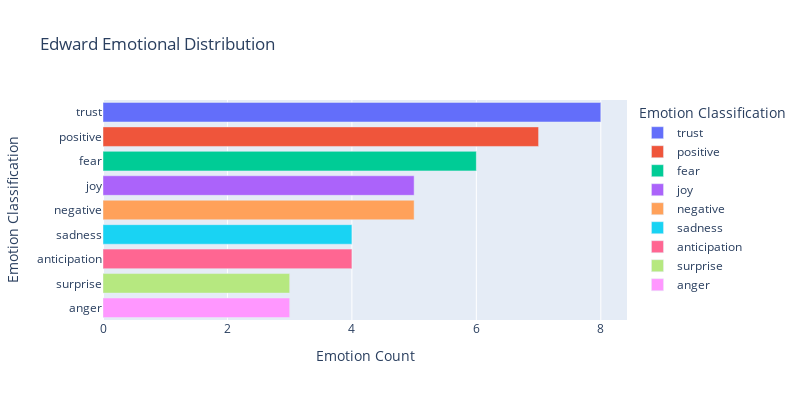
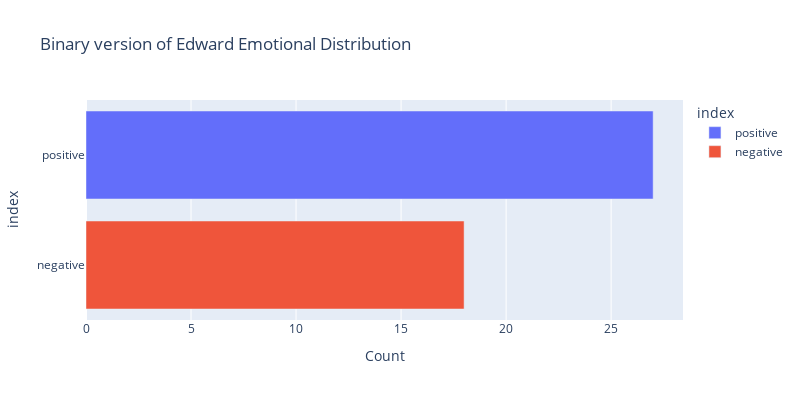

Here is the notebook cell these charts were saved with, in order:
### Markdown cell above
#### Ed

### Code cell
ed_emo_df = dict_to_df(ed_emo)
print(ed_emo_df)
print(visualize_df(ed_emo_df, x='Emotion Count', y='Emotion Classification', title="Edward Emotional Distribution")) #27/45 = 0.6
print(visualize_df(multi_2_binary_df(ed_emo_df, multiclass_to_binary_count(ed_emo_df, 0)), x="Count", y= "index", title="Binary version of Edward Emotional Distribution"))

### Figure 1 — Plotly figure (JSON) as saved in the notebook; plotly's stock layout.template omitted (floating-point values rounded to 4 significant figures)
{"data": [{"alignmentgroup": "True", "hovertemplate": "Emotion Classification=%{y}<br>Emotion Count=%{x}<extra></extra>", "legendgroup": "trust", "marker": {"color": "#636efa", "pattern": {"shape": ""}}, "name": "trust", "offsetgroup": "trust", "orientation": "h", "showlegend": true, "textposition": "auto", "type": "bar", "x": [8], "xaxis": "x", "y": ["trust"], "yaxis": "y"}, {"alignmentgroup": "True", "hovertemplate": "Emotion Classification=%{y}<br>Emotion Count=%{x}<extra></extra>", "legendgroup": "positive", "marker": {"color": "#EF553B", "pattern": {"shape": ""}}, "name": "positive", "offsetgroup": "positive", "orientation": "h", "showlegend": true, "textposition": "auto", "type": "bar", "x": [7], "xaxis": "x", "y": ["positive"], "yaxis": "y"}, {"alignmentgroup": "True", "hovertemplate": "Emotion Classification=%{y}<br>Emotion Count=%{x}<extra></extra>", "legendgroup": "fear", "marker": {"color": "#00cc96", "pattern": {"shape": ""}}, "name": "fear", "offsetgroup": "fear", "orientation": "h", "showlegend": true, "textposition": "auto", "type": "bar", "x": [6], "xaxis": "x", "y": ["fear"], "yaxis": "y"}, {"alignmentgroup": "True", "hovertemplate": "Emotion Classification=%{y}<br>Emotion Count=%{x}<extra></extra>", "legendgroup": "joy", "marker": {"color": "#ab63fa", "pattern": {"shape": ""}}, "name": "joy", "offsetgroup": "joy", "orientation": "h", "showlegend": true, "textposition": "auto", "type": "bar", "x": [5], "xaxis": "x", "y": ["joy"], "yaxis": "y"}, {"alignmentgroup": "True", "hovertemplate": "Emotion Classification=%{y}<br>Emotion Count=%{x}<extra></extra>", "legendgroup": "negative", "marker": {"color": "#FFA15A", "pattern": {"shape": ""}}, "name": "negative", "offsetgroup": "negative", "orientation": "h", "showlegend": true, "textposition": "auto", "type": "bar", "x": [5], "xaxis": "x", "y": ["negative"], "yaxis": "y"}, {"alignmentgroup": "True", "hovertemplate": "Emotion Classification=%{y}<br>Emotion Count=%{x}<extra></extra>", "legendgroup": "sadness", "marker": {"color": "#19d3f3", "pattern": {"shape": ""}}, "name": "sadness", "offsetgroup": "sadness", "orientation": "h", "showlegend": true, "textposition": "auto", "type": "bar", "x": [4], "xaxis": "x", "y": ["sadness"], "yaxis": "y"}, {"alignmentgroup": "True", "hovertemplate": "Emotion Classification=%{y}<br>Emotion Count=%{x}<extra></extra>", "legendgroup": "anticipation", "marker": {"color": "#FF6692", "pattern": {"shape": ""}}, "name": "anticipation", "offsetgroup": "anticipation", "orientation": "h", "showlegend": true, "textposition": "auto", "type": "bar", "x": [4], "xaxis": "x", "y": ["anticipation"], "yaxis": "y"}, {"alignmentgroup": "True", "hovertemplate": "Emotion Classification=%{y}<br>Emotion Count=%{x}<extra></extra>", "legendgroup": "surprise", "marker": {"color": "#B6E880", "pattern": {"shape": ""}}, "name": "surprise", "offsetgroup": "surprise", "orientation": "h", "showlegend": true, "textposition": "auto", "type": "bar", "x": [3], "xaxis": "x", "y": ["surprise"], "yaxis": "y"}, {"alignmentgroup": "True", "hovertemplate": "Emotion Classification=%{y}<br>Emotion Count=%{x}<extra></extra>", "legendgroup": "anger", "marker": {"color": "#FF97FF", "pattern": {"shape": ""}}, "name": "anger", "offsetgroup": "anger", "orientation": "h", "showlegend": true, "textposition": "auto", "type": "bar", "x": [3], "xaxis": "x", "y": ["anger"], "yaxis": "y"}], "layout": {"barmode": "relative", "height": 400, "legend": {"title": {"text": "Emotion Classification"}, "tracegroupgap": 0}, "title": {"text": "Edward Emotional Distribution"}, "width": 800, "xaxis": {"anchor": "y", "domain": [0, 1], "title": {"text": "Emotion Count"}}, "yaxis": {"anchor": "x", "categoryarray": ["anger", "surprise", "anticipation", "sadness", "negative", "joy", "fear", "positive", "trust"], "categoryorder": "array", "domain": [0, 1], "title": {"text": "Emotion Classification"}}}}

### Figure 2 — Plotly figure (JSON) as saved in the notebook; plotly's stock layout.template omitted (floating-point values rounded to 4 significant figures)
{"data": [{"alignmentgroup": "True", "hovertemplate": "index=%{y}<br>Count=%{x}<extra></extra>", "legendgroup": "positive", "marker": {"color": "#636efa", "pattern": {"shape": ""}}, "name": "positive", "offsetgroup": "positive", "orientation": "h", "showlegend": true, "textposition": "auto", "type": "bar", "x": [27], "xaxis": "x", "y": ["positive"], "yaxis": "y"}, {"alignmentgroup": "True", "hovertemplate": "index=%{y}<br>Count=%{x}<extra></extra>", "legendgroup": "negative", "marker": {"color": "#EF553B", "pattern": {"shape": ""}}, "name": "negative", "offsetgroup": "negative", "orientation": "h", "showlegend": true, "textposition": "auto", "type": "bar", "x": [18], "xaxis": "x", "y": ["negative"], "yaxis": "y"}], "layout": {"barmode": "relative", "height": 400, "legend": {"title": {"text": "index"}, "tracegroupgap": 0}, "title": {"text": "Binary version of Edward Emotional Distribution"}, "width": 800, "xaxis": {"anchor": "y", "domain": [0, 1], "title": {"text": "Count"}}, "yaxis": {"anchor": "x", "categoryarray": ["negative", "positive"], "categoryorder": "array", "domain": [0, 1], "title": {"text": "index"}}}}
